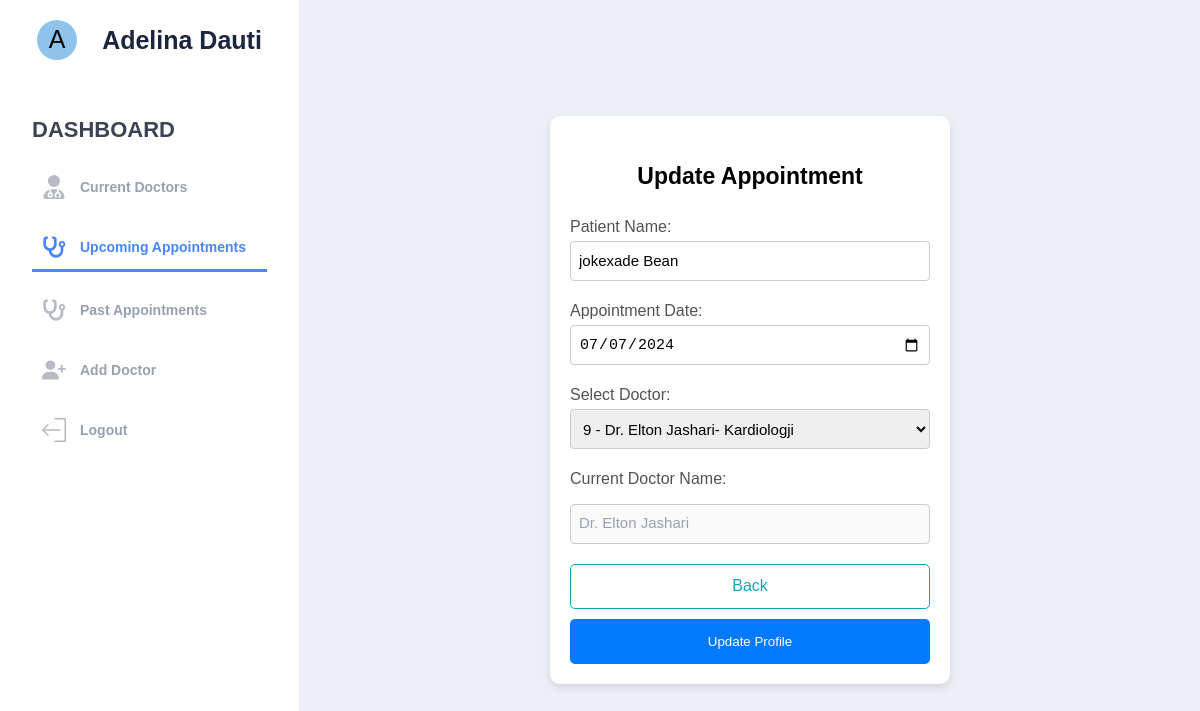
/admin/crud/update_appointments.php?id=44 (signed in), run on the app's committed database.
### tables this page shows
CREATE TABLE IF NOT EXISTS `appointments` (
  `appointment_id` int NOT NULL AUTO_INCREMENT,
  `user_id` int NOT NULL,
  `doctor_id` int NOT NULL,
  `patient_name` varchar(255) NOT NULL,
  `appointment_date` date NOT NULL,
  `created_at` timestamp NOT NULL DEFAULT CURRENT_TIMESTAMP,
  PRIMARY KEY (`appointment_id`),
  KEY `doctor_id` (`doctor_id`),
  KEY `user_id` (`user_id`)
);

CREATE TABLE IF NOT EXISTS `doctors` (
  `doctor_id` int NOT NULL AUTO_INCREMENT,
  `user_id` int NOT NULL,
  `name` varchar(255) NOT NULL,
  `specialization` varchar(255) NOT NULL,
  PRIMARY KEY (`doctor_id`),
  KEY `user_id` (`user_id`)
);

### admin/admin_validate/validateUpdateAppoMedical.php (called while the page is built, shortened)
<?php
if (isset($_SESSION["admin"])) {
    require_once "../../validate/connect.php";
    $id = $_GET["id"];
    $sql = "SELECT * FROM appointments WHERE appointment_id=?";
    $stmt_select = mysqli_prepare($connect, $sql);
    mysqli_stmt_bind_param($stmt_select, "i", $id);
    mysqli_stmt_execute($stmt_select);
    $result = mysqli_stmt_get_result($stmt_select);
    $row = mysqli_fetch_assoc($result);
} else if (isset($_SESSION["doctor"])) {
    header("Location: ../../doctor/index.php");
} else if (isset($_SESSION["user"])) {
    header("Location: ../../index.php");
} else {
    header("Location: ../../index.php");
}

### admin/crud/update_appointments.php (the view, shortened to what this page needs)
<?php
if (isset($_SESSION["admin"])) {
?>
    <!DOCTYPE html>
    <html lang="en">
    <head>
        <link rel="stylesheet" href="https://cdnjs.cloudflare.com/ajax/libs/font-awesome/5.15.4/css/all.min.css" />
        <link rel="stylesheet" href="https://cdnjs.cloudflare.com/ajax/libs/font-awesome/4.7.0/css/font-awesome.min.css" />
        <link rel="stylesheet" href="../admin_css/style.css" />
        <link rel="stylesheet" href="../admin_css/update_form.css" />
    </head>
    <body>
        <div class="dashboard">
            <header id="myLinks" class="menu-wrap">
                <div class="user">
                    <div class="user">
                        <div class="user-avatar">
                            <?php
                            if (isset($_SESSION['adminfullname'])) {
                                $first_letter = substr($_SESSION['adminfullname'], 0, 1);
                                echo strtoupper($first_letter);
                            }
                            ?>
                        </div>
                        <h1><?php if (isset($_SESSION["adminfullname"])) {
                                echo $_SESSION["adminfullname"];
                            }; ?></h1>
                    </div>
                </div>
                <nav>
                    <section class="manage">
                        <h2>Dashboard</h2>
                        <ul>
                            <li>
                                <a href="../dashboard.php">
                                    Current Doctors
                                </a>
                            </li>
                            <li class="active">
                                <a href="../upcomingappointments.php" style="color: #4b84fe;">
                                    Upcoming Appointments
                                </a>
                            </li>
                            <li>
                                <a href="../pastappointments.php">
                                    Past Appointments
                                </a>
                            </li>
                            <li>
                                <a href="add_doctor.php">
                                    Add Doctor
                                </a>
                            </li>
                            <li>
                                <?php if (isset($_SESSION["admin"])) { ?>
                                    <a class="btn" href="../../validate/logout.php">
                                        Logout</a>
                                <?php } ?>
                            </li>
                        </ul>
                    </section>
                </nav>
            </header>
            <main class="content-wrap">
                <div class="content">
                    <div class="container">
                        <?php require_once "../admin_validate/validateUpdateAppoMedical.php" ?>
                        <div class="card">
                            <div class="card-header">
                                <h4 style="font-size: 23px;color: black;">Update Appointment</h4>
                            </div>
                            <div class="card-body">
                                <form method="post" enctype="multipart/form-data">
                                    <div class="form-group">
                                        <label for="patient_name" class="form-label">Patient Name:</label>
                                        <input type="text" name="patient_name" class="form-control" value="<?php echo $row['patient_name']; ?>">
                                    </div>
                                    <div class="form-group">
                                        <label for="appointment_date" class="form-label">Appointment Date:</label>
                                        <input type="date" name="appointment_date" class="form-control" value="<?php echo $row['appointment_date']; ?>">
                                    </div>
                                    <div class="form-group">
                                        <label for="doctor_id" class="form-label">Select Doctor:</label>
                                        <select name="doctor_id" id="doctor_id" class="form-control">
                                            <?php
                                            require_once "../../validate/connect.php";
                                            $doctorQuery = "SELECT * FROM doctors";
                                            $doctorResult = mysqli_query($connect, $doctorQuery);
                                            while ($doctorRow = mysqli_fetch_assoc($doctorResult)) {
                                                $doctorValue = $doctorRow['doctor_id'] . '|' . $doctorRow['name'] . '|' . $doctorRow['specialization'];
                                                echo "<option value='{$doctorValue}'";
                                                if ($doctorRow['doctor_id'] == $row['doctor_id']) {
                                                    echo " selected";
                                                }
                                                echo ">{$doctorRow['doctor_id']} - {$doctorRow['name']}- {$doctorRow['specialization']}</option>";
                                            }
                                            ?>
                                        </select>
                                    </div>
                                    <div class="form-group">
                                        <?php
                                        $id = $_GET["id"];
                                        $sqlDocName = "SELECT doc.name FROM appointments appo, doctors doc WHERE appointment_id=$id AND appo.doctor_id = doc.doctor_id";
                                        $resultDocName = mysqli_query($connect, $sqlDocName);
                                        $rowDocName = mysqli_fetch_assoc($resultDocName);
                                        ?>
                                        <label class="form-label">Current Doctor Name:</label>
                                        <p class="form-control" style="background-color: #FAFAFA;cursor: not-allowed"><?php echo $rowDocName['name']; ?></p>
                                    </div>
                                    <div class="buttons">
                                        <div class="buttons">
                                            <a href="../upcomingappointments.php" class="btn btn-outline-info width-btn-2">Back</a>
                                            <button type="submit" name="update_appointment" class="btn btn-primary width-btn-2">Update Profile</button>
                                        </div>
                                </form>
                            </div>
                        </div>
                    </div>
                </div>
            </main>
    </body>
    </html>
<?php
} else if (isset($_SESSION["doctor"])) {
    header("Location: ../../doctor/index.php");
} else if (isset($_SESSION["user"])) {
    header("Location: ../../index.php");
} else {
    header("Location: ../../index.php");
}
?>

### admin/admin_css/style.css (style rules this page uses)
* { box-sizing: border-box; }
html, body { color: #99a0b0; width: 100%; min-height: 100%; background-color: #EDEFF7; font-size: 16px; line-height: 120%; font-family: Open Sans, Helvetica, sans-serif; margin: 0; padding: 0; scroll-behavior: smooth; }
a:link, a:visited { color: #99a0b0; text-decoration: none; }
.dashboard { display: flex; width: 100%; height: 100%; }
.menu-wrap { width: 300px; padding-bottom: 3em; background: #fff; border-right: 1px solid #ede8f0; height: 100vh; overflow-y: auto; position: fixed; }
.menu-wrap .user { height: 80px; display: flex; align-items: center; justify-content: center; margin: 0; }
.active { border-bottom: 3px solid #4b84fe; }
.menu-wrap .user .user-avatar { width: 40px; height: 40px; border-radius: 50%; display: flex; overflow: hidden; justify-content: center; align-items: center; font-size: 25px; color: black; background-color: rgb(143, 195, 235); }
.menu-wrap .user h1 { margin: 0; padding: 0 0 0 1em; color: #1b253d; font-weight: 700; font-size: 25px; line-height: 100%; }
.menu-wrap nav { display: block; padding: 0 2em; }
.menu-wrap nav section { display: block; padding: 40px 0; }
.menu-wrap nav h2 { margin: auto; font-size: 22px; text-transform: uppercase; color: #3F4254; font-weight: 600; padding-bottom: 10px; }
.menu-wrap nav ul { display: block; padding: 0; margin: 0; }
.menu-wrap nav li { display: block; padding: 0; margin: 1em 0 0; padding: 10px; }
.menu-wrap nav li a { display: flex; align-items: center; justify-content: flex-start; color: #99a0b0; text-decoration: none; font-weight: 600; font-size: 0.875em; transition: color 0.15s ease; }
.menu-wrap nav li a svg { display: block; margin-right: 1em; }
.content-wrap { flex: 1; padding: 0 48px 48px 48px; overflow: auto; margin-left: 300px; }

### admin/admin_css/update_form.css (style rules this page uses)
* { box-sizing: border-box; }
html, body { scroll-behavior: smooth; font-family: Arial, sans-serif; background-color: #EDEFF7 !important; margin: 0; padding: 0; box-sizing: border-box; }
.content-wrap .content .container { display: flex; justify-content: center; align-items: center; height: 100vh; }
.content-wrap .content .container .card { width: 100%; max-width: 400px; background-color: white; border-radius: 10px; padding: 20px; box-shadow: 0 4px 8px rgba(0, 0, 0, 0.1); }
.content-wrap .content .container .card .card-header { text-align: center; margin-bottom: 20px; }
.content-wrap .content .container .card .card-body form .form-group { margin-bottom: 20px; }
.content-wrap .content .container .card .card-body form .form-group .form-label { display: block; margin-bottom: 5px; color: #535355; }
.content-wrap .content .container .card .card-body form .form-group .form-control { width: 100%; height: 40px; padding: 8px; font-size: 15px; box-sizing: border-box; border: 1px solid #ccc; border-radius: 4px; outline: none; }
.content-wrap .content .container .card .card-body form .buttons { display: flex; flex-direction: column; gap: 10px; }
.content-wrap .content .container .card .card-body form .buttons .width-btn-2 { width: 100%; height: 45px; display: flex; justify-content: center; align-items: center; text-align: center; text-decoration: none; color: white; border: none; border-radius: 5px; cursor: pointer; }
.content-wrap .content .container .card .card-body form .buttons .btn-outline-info { background-color: transparent; border: 1px solid #17a2b8; color: #17a2b8; }
.content-wrap .content .container .card .card-body form .buttons .btn-primary { background-color: #007bff; }

### data on the page
appointments: patient_name "jokexade Bean", appointment_date "07/07/2024", doctor_id "9 - Dr. Elton Jashari- Kardiologji"
doctors: name "Dr. Elton Jashari"

### other printed values
$first_letter "A"
$_SESSION["adminfullname"] "Adelina Dauti"
